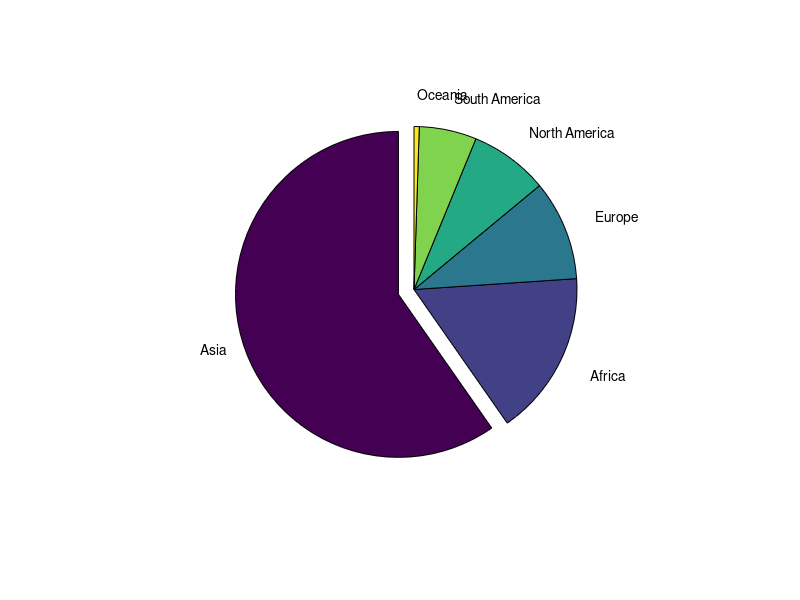

MATLAB code to generate this figure:
population =[4436224000, 1216130000, 738849000, 579024000, 422535000, 38304000];
label = {'Asia', 'Africa', 'Europe', 'North America', 'South America', 'Oceania'};
explode=[1 0 0 0 0 0];

p = pie(population, explode, label)

